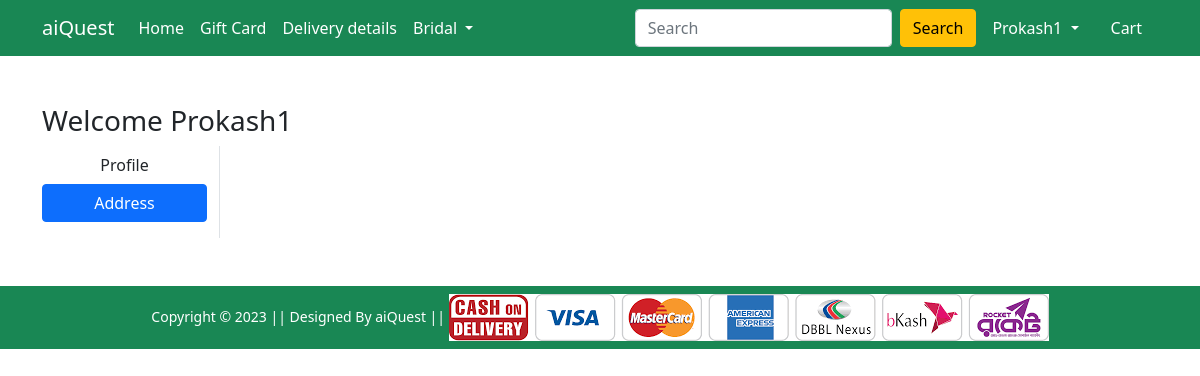
The page /address/ (signed in) on the database as committed earlier.
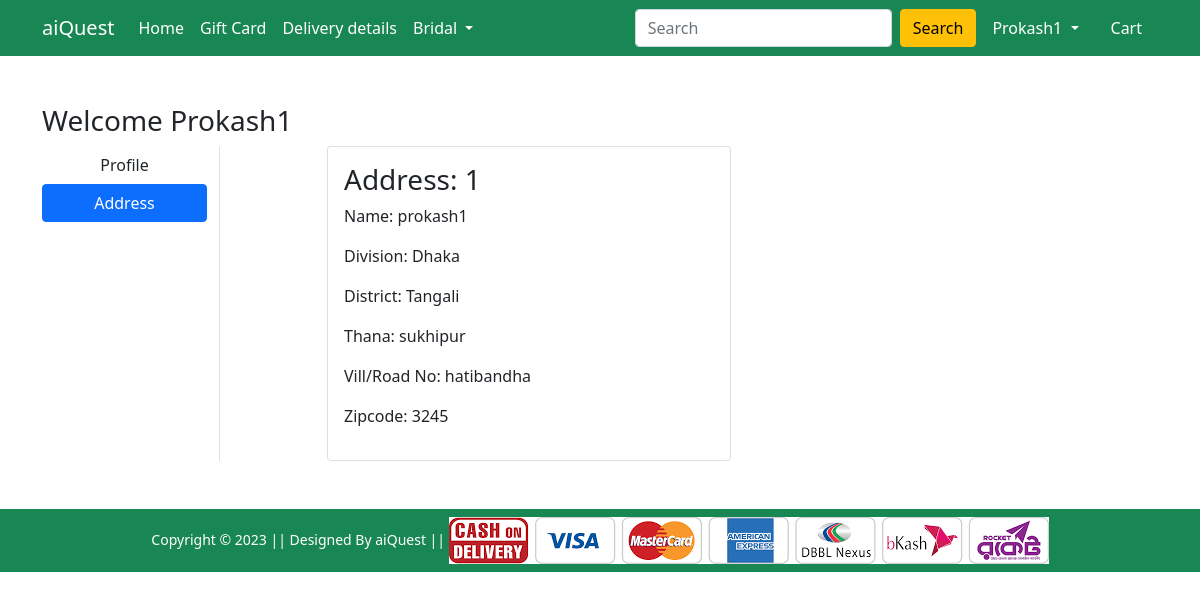
The same page on the database as committed later.
### Shop/models.py (models this page shows, shortened)
class Customer(models.Model):
    user = models.ForeignKey(User, on_delete=models.CASCADE)
    name = models.CharField(max_length=34)
    division = models.CharField(choices=DIVISION_CHOICES, max_length=43)
    district = models.CharField(max_length=200)
    thana = models.CharField(max_length=60)
    villorroad = models.CharField(max_length=200)
    zipCode = models.IntegerField()

### Shop/views.py (the view)
# urls.py: path('address/', views.address, name='address'),
@login_required
def address(request):
 add = Customer.objects.filter(user=request.user)
 return render(request, 'Shop/address.html', {'add':add, 'active':'btn-primary'})

### Shop/templates/Shop/address.html (shortened to what this page needs)
{% extends 'Shop/base.html' %}
{% load static %}
{% block main-content %}
<div class="container my-5">
    <div class="row">
        <h3>Welcome {{request.user|capfirst}}</h3>
        <div class="col-sm-2 border-end">
            <ul class="list-unstyled">
                <li class="d-grid"><a href="{% url 'profile' %}" class="btn ">Profile</a></li>
                <li class="d-grid"><a href="{% url 'address' %}" class="btn {{active}}">Address</a></li>
            </ul>
        </div>
        <div class="col-sm-9 offset-sm-1">
            <div class="row">
                {% for ad in add %}
                <div class="col-sm-6">
                    <div class="card">
                        <div class="card-body">
                            <h3>Address: {{forloop.counter}}</h3>
                            <p>Name: {{ad.name}}</p>
                            <p>Division: {{ad.division}}</p>
                            <p>District: {{ad.district}}</p>
                            <p>Thana: {{ad.thana}}</p>
                            <p>Vill/Road No: {{ad.villorroad}}</p>
                            <p>Zipcode: {{ad.zipCode}}</p>
                        </div>
                    </div>
                </div>
                {% endfor %}
            </div>
        </div>
    </div>
</div>
{% endblock main-content %}

Rows that differ between the two databases and show on the page:
added Customer: name "prokash1", division "Dhaka", district "Tangali", thana "sukhipur", villorroad "hatibandha", zipCode "3245"
